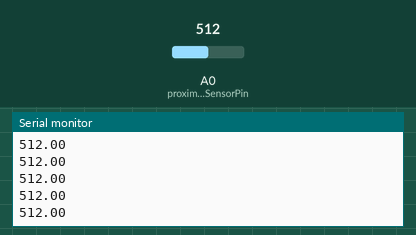
This sketch was run on a simulated Arduino Uno, built with avr-gcc and run on an emulated ATmega328P. Shown: the last lines printed to the serial monitor. Inputs (shaded band) come from the test bench; at power-on: A0 (proximitySensorPin) = 512.

Above: at 1.2 s.
1.3 s: A0 (proximitySensorPin) set to 716
At 1.31 s:
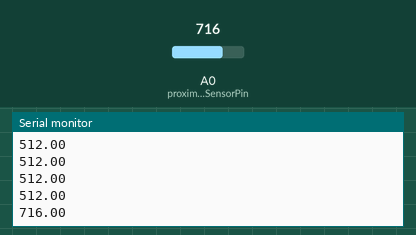
2.8 s: A0 (proximitySensorPin) set to 900
At 2.82 s:
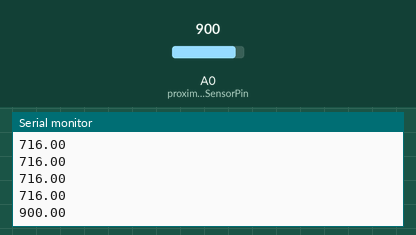
Timing chart, 0 to 5.8 s (numbered marks = the images above; inputs shaded):
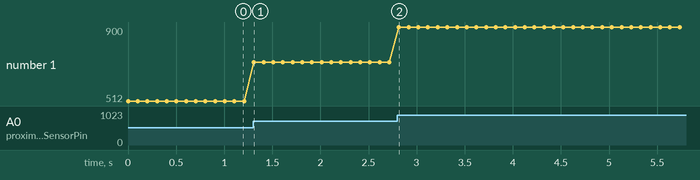

The sketch:

ProximityController.ino
```cpp
int proximitySensorPin = 0;
float distance = 0.0;

void setup()
{
  Serial.begin(9600);
}

void loop()
{
  distance = analogRead ( proximitySensorPin ) ;
  Serial.println(distance);
  delay(100);
}
```

Measured:
- after the input at 1.3 s, the serial monitor: prints a new line at once (image 1)
- after the input at 2.8 s, the serial monitor: prints a new line at once (image 2)
- plotted number 1: 512 → 716 after the input at 1.3 s, 716 → 900 after the input at 2.8 s
